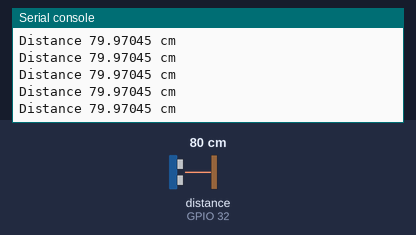
Simulated run of this program. Board: ESP32 board running MicroPython. On the bench: the last lines printed to the serial console. The inputs (shaded band) are chosen by the test bench; at power-on: distance to the obstacle (sensor on GPIO 32) 80 cm. The echo pulse lasts 58.3 µs per cm; library files of the repository ran but are not shown: 1 file(s).

Above: at 1.2 s.
1.3 s: distance to the obstacle (sensor on GPIO 32) set to 2 cm
At 1.8 s:
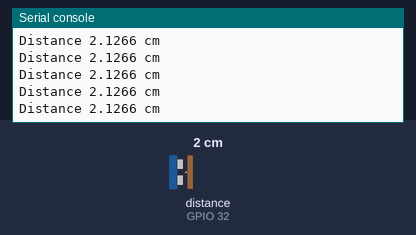
2.8 s: distance to the obstacle (sensor on GPIO 32) set to 4 cm
At 3.8 s:
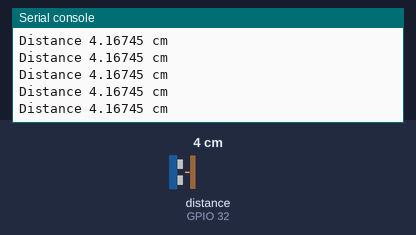
Timing chart, 0 to 5.8 s (numbered marks = the images above; inputs shaded):
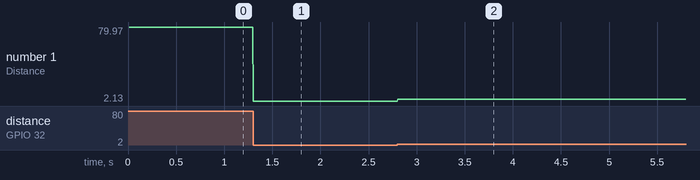

The program:

main.py
```python
#Distance of Ultrasonic

from machine import Pin
import time

# Defining  Trigger and Echo pins
trigger = Pin(33, Pin.OUT)
echo = Pin(32, Pin.IN)


def get_distance():
    #Sent a pulse to trigger and listen on echo pin
    trigger.value(0) #Stabilizer the sensor
    time.sleep_us(2000)
    trigger.value(1)
    time.sleep_us(5000)
    trigger.value(0)
    while echo.value() == 0:
        signaloff = time.ticks_us() #To get in mycroseconds
    while echo.value() == 1:
        signalon = time.ticks_us() #To get in microseconds
    timepassed = signalon - signaloff #To get the time of signal
    dist = (timepassed * 0.0343) / 2 # Get the distance
    return dist

while True:
    distance=get_distance()
    print("Distance", distance, "cm")
```

Measured:
- after the input at 1.3 s, the serial console: prints a new line at once (image 1)
- after the input at 2.8 s, the serial console: prints a new line at once (image 2)
- plotted number 1: 79.97 → 2.13 after the input at 1.3 s, 2.13 → 4.17 after the input at 2.8 s
